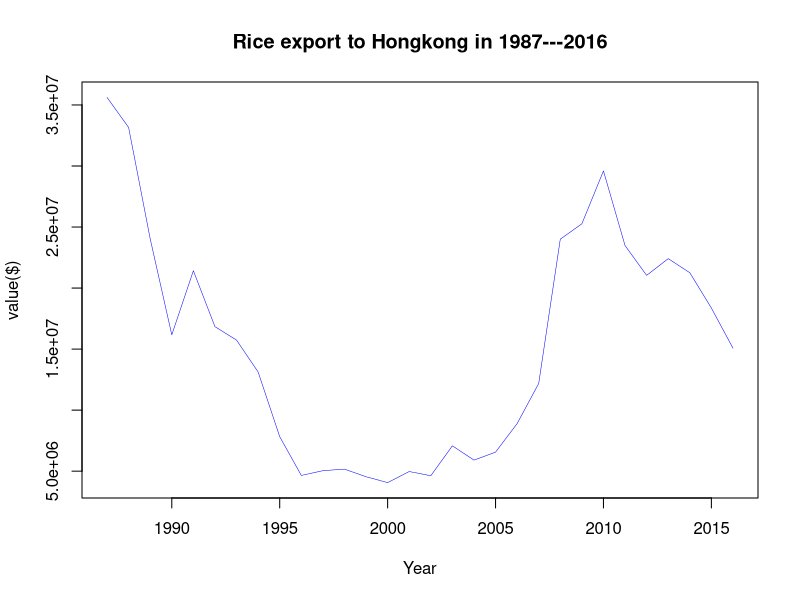

This chart was generated by the following R code:
#============7=========
#=========Explore a data set============
setwd('D:/ESE5023/ESE5023_Assignments/Data')
Rice_export <- read.csv("Rice_China_export_Value.csv",header = T)
#=====检查数据中不存在无效点，故不进行过滤
PartnerCountry <- Rice_export$Reporter.Countries
Countrycode <- Rice_export$Partner.Country.Code
exp_year <- Rice_export$Year.Code
value <- Rice_export$Value
exp_year_hongkong <- c()
value_hongkong <- c()

#====Plot the time series of a certain variable
exp_year_hongkong <- c(exp_year_hongkong,exp_year[which(Countrycode == "96")])
value_hongkong <- c(value_hongkong, value[which(Countrycode == "96")] * 1000)
plot(exp_year_hongkong,value_hongkong,type = 'l',
     col='BLUE',lwd = 0.5,main = 'Rice export to Hongkong in 1987---2016',
     xlab = "Year",ylab = 'value($)')

#=====5 simple statistical checks with the variable
sum_hongkong <- sum(value_hongkong)
avr_hongkong <- mean(value_hongkong)
range(exp_year_hongkong)
max(value_hongkong)
min(value_hongkong)